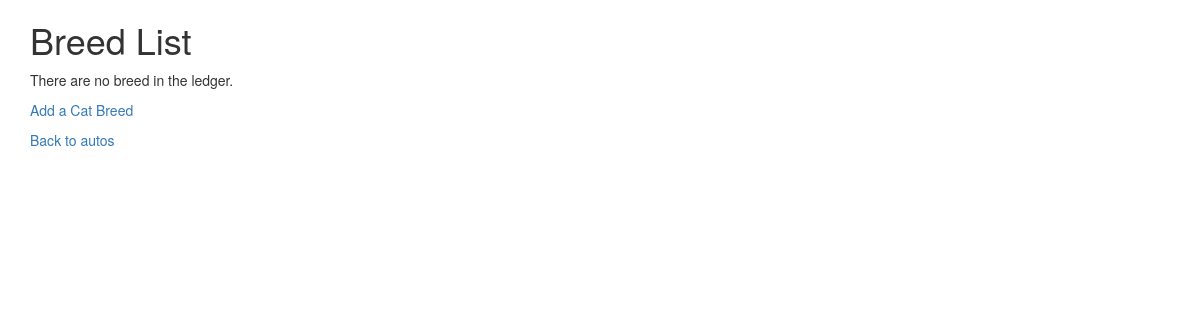
Before: /cats/breed/ (signed in) with the older database file.
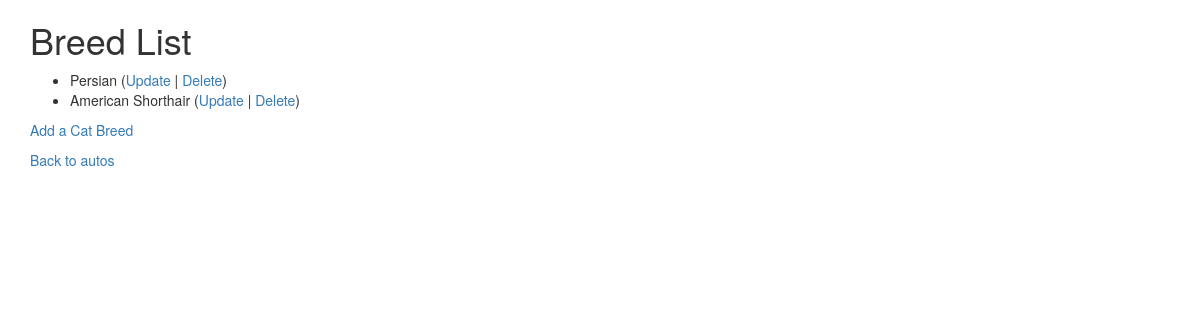
After: the same page with the newer database file.
### cats/models.py (models this page shows, shortened)
class Breed(models.Model):
    name = models.CharField(
            max_length=200,
            validators=[MinLengthValidator(2, "Breed must be greater than 1 character")]
    )

### cats/views.py (the view)
# urls.py: path('breed/', views.BreedList.as_view(), name='breed_list'),
class BreedList (LoginRequiredMixin, View) :
    def get(self, request) :
        br = Breed.objects.all()
        ctx = {'breed_list': br}
        return render (request, 'cats/breed_list.html', ctx)

### cats/templates/cats/breed_list.html
{% extends "base_bootstrap.html" %}
{% block content %}
  <h1>Breed List</h1>
  {% if breed_list %}
  <ul>
    {% for breed in breed_list %}
      <li>
          {{ breed.name }}
          (<a href="{% url 'cats:breed_update' breed.id %}">Update</a> |
          <a href="{% url 'cats:breed_delete' breed.id %}">Delete</a>)
      </li>
    {% endfor %}
  </ul>
  {% else %}
    <p>There are no breed in the ledger.</p>
  {% endif %}
  <p>
    <a href="{% url 'cats:breed_entry' %}">Add a Cat Breed</a>
  </p>
  <p>
    <a href="{% url 'cats:all' %}">Back to autos</a>
  </p>
{% endblock %}

Changed rows visible on the page:
added Breed: name "Persian"
added Breed: name "American Shorthair"
Other visible differences:
text no longer shown: "There are no breed in the ledger."
